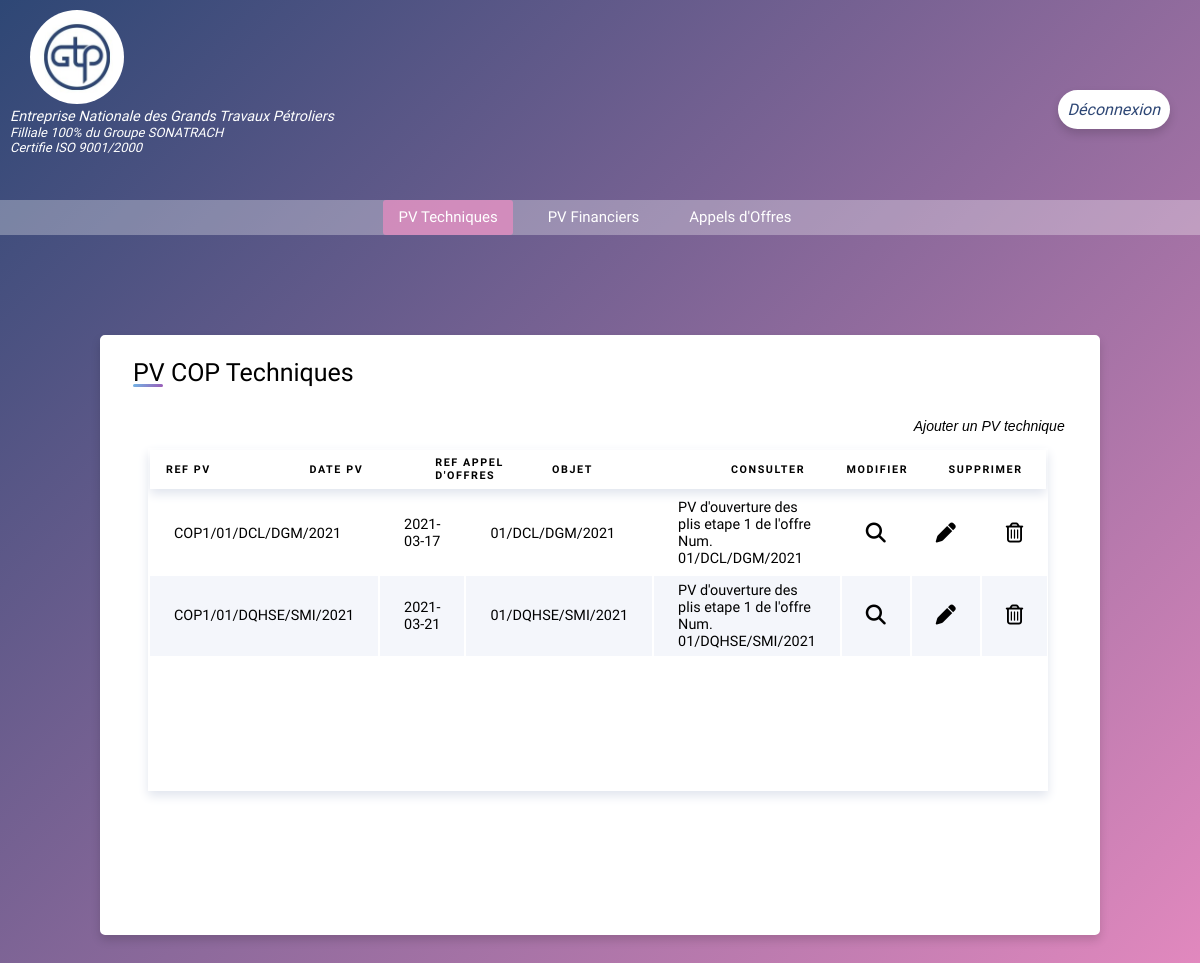
The page /cop/pv_tech/accueil/accueil_pvt.php (signed in) on the database its author committed.
### tables this page shows
CREATE TABLE IF NOT EXISTS `pv` (
  `ref_PV` varchar(30) NOT NULL,
  `date_PV` date DEFAULT NULL,
  `heure_PV` time DEFAULT NULL,
  `type_PV` varchar(10) NOT NULL,
  `objet_PV` varchar(200) DEFAULT NULL,
  `desc_PV` varchar(200) DEFAULT NULL,
  `observation_PV` varchar(200) DEFAULT NULL,
  `ref_AO` varchar(30) NOT NULL,
  PRIMARY KEY (`ref_PV`),
  KEY `ref_AO` (`ref_AO`)
);

### cop/pv_tech/accueil/accueil_pvt.php (the view, shortened to what this page needs)
<?php
    include_once('../accueil_connection.php');
    $query="SELECT ref_PV, date_PV, ref_AO, objet_PV from pv where type_PV = 'COP1' ";
    $result = mysqli_query($con, $query)
?>
<!DOCTYPE html>
<html>
    <head>
        <link rel="stylesheet" href="style_accueil_pvt.css?1422585377">
    </head>
    <body>
    <div class="headerr">
               <div class="logout">
                   <a href="../../deconnexion.php" id="deco"> Déconnexion </a>
                </div>
                <div class="logo">
                    <img src="../Logo.JPG">
                </div>
                <div class="gtp">
                    <p> Entreprise Nationale des Grands Travaux Pétroliers </p>
                </div>
                <div class="iso">
                    <p> Filliale 100% du Groupe SONATRACH </p>
                    <p> Certifie ISO 9001/2000 </p>
                </div>
        </div>
        <div class="dropdwn">
                <ul class="flexnav">
                    <li class="active"> <a href="accueil_pvt.php">PV Techniques</a> </li>
                    <li> <a href="../../pv_fin/accueil/accueil_pvf.php">PV Financiers</a> </li>
                    <li> <a href="../../ao/accueil/accueil_ao.php">Appels d'Offres</a> </li>
                </ul>
        </div>
        <div class="content">
            <div class="container">
                <div class="title">PV COP Techniques</div>
                <a href="../ajouter/ajouter_pvt.php"> Ajouter un PV technique </a>
                <table class="tab" >
                    <col style="width:16%">
                    <col style="width:14%">
                    <col style="width:13%">
                    <col style="width:20%">
                    <col style="width:12,5%">
                    <col style="width:12,5%">
                    <col style="width:12,5%">
                    <thead>
                        <tr>
                            <th>Ref pv</th>
                            <th>Date pv</th>
                            <th>Ref appel d'offres</th>
                            <th>objet</th>
                            <th>Consulter</th>
                            <th>Modifier</th>
                            <th>Supprimer</th>
                        </tr>
                    </thead>
                    <tbody>
                    <?php
                        while($rows=mysqli_fetch_assoc($result)){
                    ?>
                    <tr>
                        <td style="width:5%"><?php echo $rows['ref_PV']; ?></td>
                        <td style="width:10%"><?php echo $rows['date_PV']; ?></td>
                        <td style="width:10%"><?php echo $rows['ref_AO']; ?></td>
                        <td style="width:20"><?php echo $rows['objet_PV']; ?></td>
                        <td style="width:13%"> <div class="consult"> <button onclick="location = '../consulter/consulter_pvt.php?ref_pv=<?php echo $rows['ref_PV']; ?>'" style='font-size:20px'><i class='fa fa-search'></i></button> </div> </td>
                        <td style="width:13%"> <div class="edit"> <button onclick="location = '../modifier/modifier_pvt.php?ref_pv=<?php echo $rows['ref_PV']; ?>'" style='font-size:20px'><i class='fas fa-pen'></i> </button> </div> </td>
                        <td style="width:10%"s> <div class="delete"> <button onclick="location = '../supprimer/delete_connect.php?ref_pv=<?php echo $rows['ref_PV']; ?>'" style='font-size:20px'><i class='far fa-trash-alt'></i> </button> </div> </td>
                    </tr>
                    <?php
                        }
                    ?>
                    </tbody>
                </table>
            </div>
        </div>
    </body>
</html>

### cop/pv_tech/accueil/style_accueil_pvt.css (style rules this page uses)
* { list-style: none; margin: 0; padding: 0; text-decoration: none; }
*, *::before, *::after { box-sizing: border-box; margin: 0; padding: 0; }
body { background: linear-gradient(135deg, #2e4775, #EB8CC2); font-family: Mukta, sans-serif; font-size: 0.9rem; height: 135vh; }
.headerr { background: rgba(0, 0, 255, 0); display: block; height: 200px; padding: 10px; width: 100%; }
img { border-radius: 100%; height: 8% ; margin-left: 20px; width: 8%; }
.gtp { color: white; font-family: Mukta, sans-serif; font-style: oblique; height:fit-content; width:fit-content; }
.iso { color: white; font-family: Mukta, sans-serif; font-size: small; font-style: italic; height:fit-content; margin-right: unset; width:fit-content; }
.logout { background-color: white; border-color: white; border-radius: 30px; border-style: solid; box-shadow: 0 5px 10px rgba(0,0,0,0.15); float: right; margin-right: 20px; margin-top: 80px; padding: 7px; }
.logout a { color: #2e4775; font-family: Mukta, sans-serif; font-size: 1rem; font-style: italic; font-weight: normal; text-decoration: none; transition-duration: 0.4s; }
.dropdwn { background: rgba(255, 255, 255, 0.3); height: 35px; text-align: center; justify-content: center; display: flex; }
.dropdwn ul { float: left; margin-right: 30px; list-style: none; display: inline-flex; }
.dropdwn ul li { margin-left: 20px; position: relative; width: auto; z-index: 1; transition-duration: 0.4s; }
.active, .dropdwn ul li:hover { background: rgba(235,140,194, 0.7); border-radius: 3px; }
.dropdwn ul li a { display: block; padding: 0 15px; color: white; text-decoration: none; line-height: 35px; font-size: 15px; }
.content { margin-top: 40px; background: rgba(0, 0, 255, 0); height: 90vh; display: flex; justify-content: center; align-items: center; padding: 10px; }
.container { display: inline-block; padding: 10px; width: 1000px; height: 600px; position: absolute; left: 0; right: 0; margin: auto; background-color: white; border-color: white; border-style: solid; border-radius: 5px; box-shadow: 0 5px 10px rgba(0,0,0,0.15); }
.container .title { float: left; margin-left: 20px; margin-top: 10px; font-size: 25px; font-weight: 500; position: relative; }
.container .title::before { content: ""; position: absolute; left: 0; bottom: 0; height: 3px; width: 30px; border-radius: 5px; background: linear-gradient(135deg, #71b7e6, #9b59b6); }
.container a { margin-left: 560px; color: black; font-family: Mukat, sans-serif; font-size: 14px; font-weight: 500; font-style: italic; transition-duration: 0.4s; position: absolute; margin-top: 70px; }
.tab { background-color: white; margin-top: 100px; box-shadow: 0 5px 10px #e1e5ee; display: block; overflow-x: auto; text-align: left; position: absolute; margin-right: 10px; margin-left: 35px; width: 900px; }
.tab thead { box-shadow: 0 5px 10px #e1e5ee; }
.tab tbody { height: 300px; width: auto; overflow-y: scroll; display: block; }
table { width:auto; overflow-y: auto; table-layout: fixed; }
.tab th { font-size: 0.67rem; font-weight: 800; letter-spacing: 0.1rem; padding: 0.4rem 1rem; text-transform: uppercase; }
.tab td { padding: 0.4rem 1.5rem; word-wrap: break-word; }
.tab tr:nth-child(even) { background-color: #f4f6fb; }
.tab button { height: 100%; width: 100%; border-radius: 5px; border: none; background: transparent; transition-duration: 0.4s; }

### rows shown on the page
pv: ref_PV "COP1/01/DCL/DGM/2021", date_PV "2021-03-17", ref_AO "01/DCL/DGM/2021", objet_PV "PV d'ouverture des plis etape 1 de l'offre Num. 01/DCL/DGM/2021"
pv: ref_PV "COP1/01/DQHSE/SMI/2021", date_PV "2021-03-21", ref_AO "01/DQHSE/SMI/2021", objet_PV "PV d'ouverture des plis etape 1 de l'offre Num. 01/DQHSE/SMI/2021"
